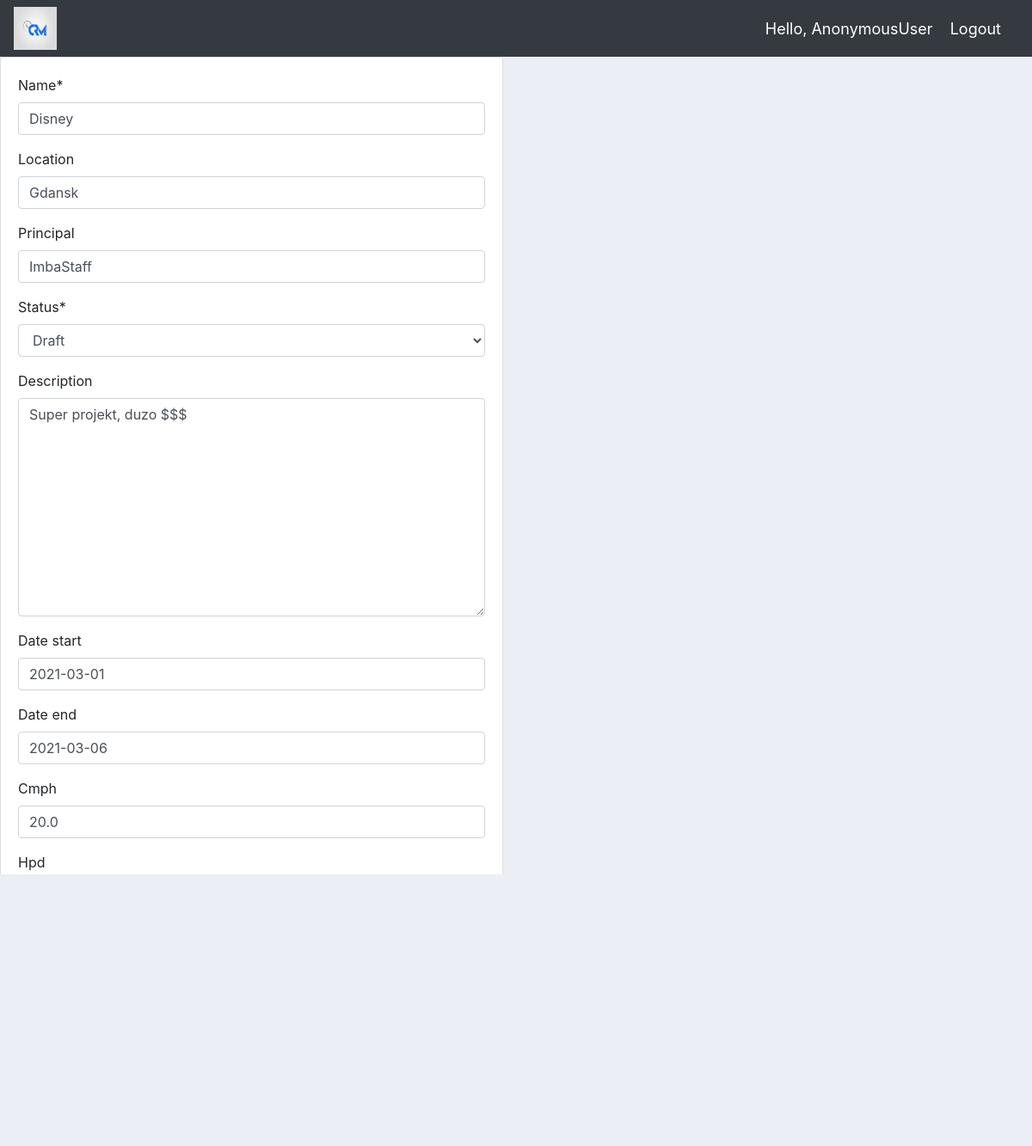
Screenshot of /update_event/1 with the database file from the repository.
### events/models.py (models this page shows, shortened)
class Event(models.Model):
    STATUS = (
        ('Draft','Draft'),
        ('Ongoing', 'Ongoing'),
        ('Finished', 'Finished')
    )
    name = models.CharField(max_length=200, null=True)
    location = models.CharField(max_length=200, null=True, blank = True)
    principal = models.CharField(max_length=200, null=True, blank = True)
    status = models.CharField(max_length=200, choices=STATUS, null=True)
    description = models.TextField(null=True, blank=True)
    create_date = models.DateTimeField(auto_now_add=True, null=True)
    date_start = models.DateField(null=True, blank=True)
    date_end = models.DateField(null=True, blank=True)
    cmph = models.FloatField(null=True, blank=True) #default for EventHandler
    hpd = models.FloatField(null=True, blank=True) #default for EventHandler
    dcfe = models.FloatField(null=True, blank=True) #default for EventHandler
    total = models.FloatField(null=True, blank=True)

### events/views.py (the view)
# urls.py: path('update_event/<str:pk>', views.update_event,name='update_event'),
def update_event(request,pk):
    event = Event.objects.get(id=pk)
    form = EventForm(instance=event)
    if request.method == 'POST':
        form = EventForm(request.POST,instance=event)
        if form.is_valid():
            form.save()
            return redirect('/')
    context ={
        'form':form
    }
    return render(request, template_name = 'events/event_form.html', context=context)

### events/forms.py
class EventForm(ModelForm):
    class Meta:
        model = Event
        fields = '__all__'

### events/templates/events/event_form.html (shortened to what this page needs)
{% extends "events/main.html" %}
{% load static %}
{% load crispy_forms_tags %}
{% block content %}
<div class="row">
    <div class="col-md-6">
        <div class="card card-body">
            <form action="" method="POST">
                {{ form|crispy }}
                <input type="submit" name="Submit">
            </form>
        </div>
    </div>
</div>
{% endblock content %}

### events/static/events/css/main.css (style rules this page uses)
body { background-color: #ebeff5; }

### rows the page displays
Event: name "Disney", location "Gdansk", principal "ImbaStaff", status "Draft", description "Super projekt, duzo $$$", date_start "2021-03-01", date_end "2021-03-06", cmph "20.0", hpd "8.0", dcfe "15.0", total "4000.0"

### other values shown
{{ request.user }} "AnonymousUser"
